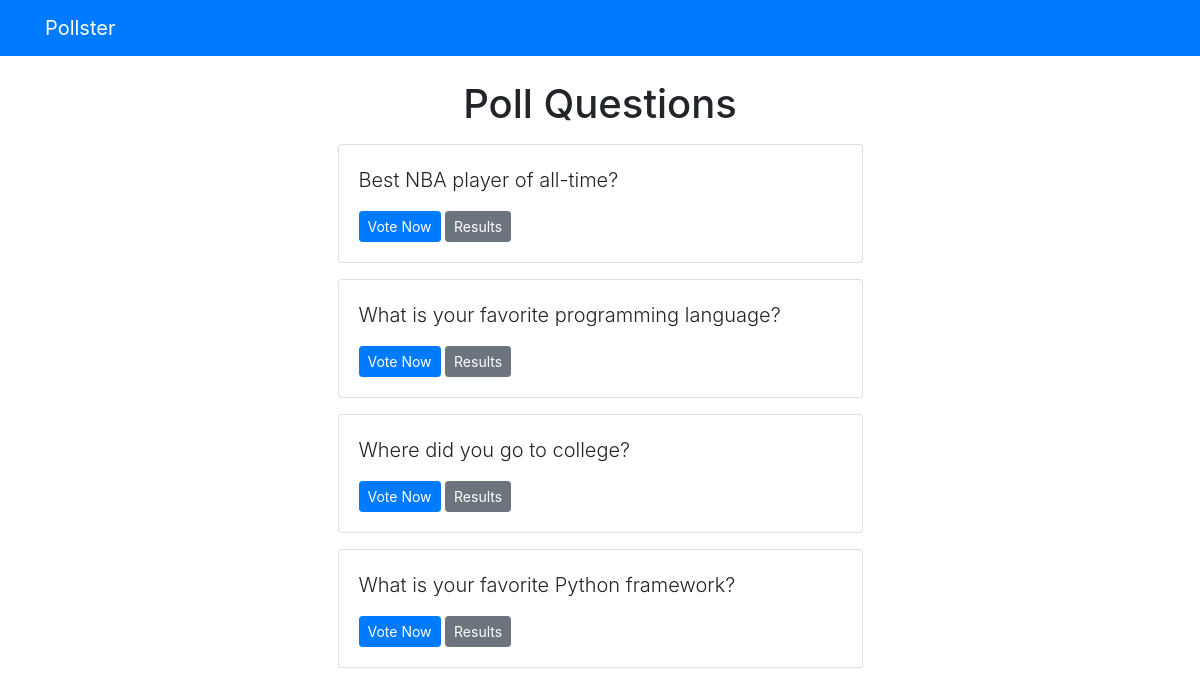
Screenshot of /polls/ with the database file from the repository.
### polls/models.py (models this page shows, shortened)
class Question(models.Model):
    question_text = models.CharField(max_length=200)
    pub_date = models.DateTimeField('Date Published')

### polls/views.py (the view)
# urls.py: path('', views.index, name='index')
def index(request):
    latest_question_list = Question.objects.order_by('-pub_date')[:5]
    context = {'latest_question_list': latest_question_list}
    return render(request, 'polls/index.html', context)

### templates/polls/index.html
{% extends 'base.html' %}
{% block content %}
  <h1 class='text-center mb-3'>Poll Questions</h1>
  {% if latest_question_list %}
    {% for question in latest_question_list %}
      <div class='card mb-3'>
        <div class='card-body'>
          <p class='lead'>{{ question.question_text }}</p>
          <a href='{% url 'polls:detail' question.id %}' class='btn btn-primary
          btn-sm'>Vote Now</a>
          <a href='{% url 'polls:results' question.id %}' class='btn btn-secondary
          btn-sm'>Results</a>
        </div>
      </div>
    {% endfor %}
  {% else %}
    <p>No polls available</p>
  {% endif %}
{% endblock %}

### rows the page displays
Question: question_text "Best NBA player of all-time?"
Question: question_text "What is your favorite programming language?"
Question: question_text "Where did you go to college?"
Question: question_text "What is your favorite Python framework?"
